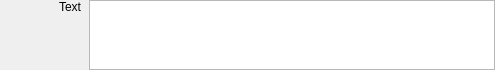
<?xml version="1.0" encoding="UTF-8"?>
<ui version="4.0">
 <class>MultilineTextPickerWidget</class>
 <widget class="QWidget" name="MultilineTextPickerWidget">
  <property name="geometry">
   <rect>
    <x>0</x>
    <y>0</y>
    <width>495</width>
    <height>70</height>
   </rect>
  </property>
  <property name="sizePolicy">
   <sizepolicy hsizetype="Ignored" vsizetype="Preferred">
    <horstretch>0</horstretch>
    <verstretch>0</verstretch>
   </sizepolicy>
  </property>
  <property name="windowTitle">
   <string>Form</string>
  </property>
  <layout class="QHBoxLayout" name="horizontalLayout" stretch="1,5">
   <property name="spacing">
    <number>8</number>
   </property>
   <property name="sizeConstraint">
    <enum>QLayout::SetDefaultConstraint</enum>
   </property>
   <property name="leftMargin">
    <number>0</number>
   </property>
   <property name="topMargin">
    <number>0</number>
   </property>
   <property name="rightMargin">
    <number>0</number>
   </property>
   <property name="bottomMargin">
    <number>0</number>
   </property>
   <item>
    <widget class="QnElidedLabel" name="label">
     <property name="sizePolicy">
      <sizepolicy hsizetype="Ignored" vsizetype="Preferred">
       <horstretch>0</horstretch>
       <verstretch>0</verstretch>
      </sizepolicy>
     </property>
     <property name="text">
      <string>Text</string>
     </property>
     <property name="scaledContents">
      <bool>false</bool>
     </property>
     <property name="alignment">
      <set>Qt::AlignRight|Qt::AlignTop|Qt::AlignTrailing</set>
     </property>
     <property name="wordWrap">
      <bool>true</bool>
     </property>
    </widget>
   </item>
   <item>
    <widget class="QTextEdit" name="textEdit">
     <property name="sizeAdjustPolicy">
      <enum>QAbstractScrollArea::AdjustToContents</enum>
     </property>
    </widget>
   </item>
  </layout>
 </widget>
 <customwidgets>
  <customwidget>
   <class>QnElidedLabel</class>
   <extends>QLabel</extends>
   <header location="global">ui/widgets/common/elided_label.h</header>
  </customwidget>
 </customwidgets>
 <resources/>
 <connections/>
</ui>
